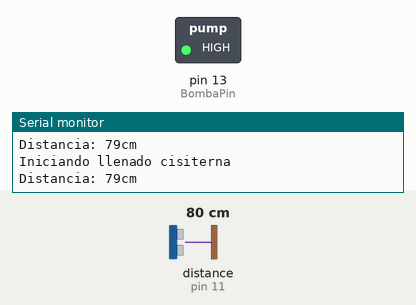
Recording of a sketch running on a simulated Arduino Uno, built with avr-gcc and run on an emulated ATmega328P. On the bench: switched loads named in the sketch (green lamp = pin HIGH), the last lines printed to the serial monitor. Wiring (inferred from the names in the program): ultrasonic range finder: trigger pin 12; echo pin 11. The test bench sets the inputs (shaded band); at power-on: distance to the obstacle (sensor on pin 11) 80 cm. The echo pulse lasts 58.3 µs per cm; pins used as bus, display or sensor lines are not drawn.

Above: at 1.8 s.
1.9 s: distance to the obstacle (sensor on pin 11) set to 7 cm
4.2 s: distance to the obstacle (sensor on pin 11) set to 4 cm
At 7.4 s:
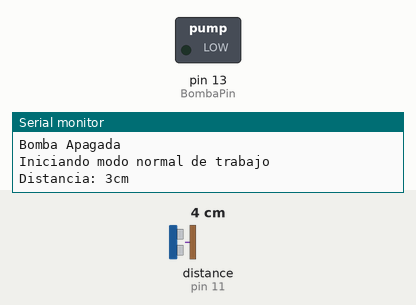
Timing chart, 0 to 8.9 s (numbered marks = the images above; inputs shaded):
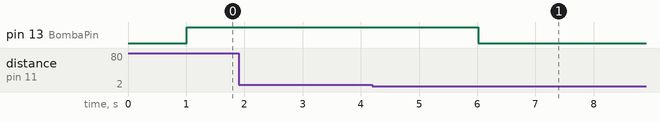

The sketch:

Control_Nivel_Ultrasonico_1.ino
```cpp
//Autor Quique Mansilla
//Escuela Tecnica N° 2 Obispo Colombres
//Control de Nivel de cisterna automatico usando un sensor ultrasonico
//La variable "NivelxDistancia" contiene la distancia desde el sensor hasta el espejo de agua
//A mayor valor de "NivelxDistancia" menor nivel de agua

const int EchoPin = 11;
const int TriggerPin = 12;
const int BombaPin = 13;
const int Maximo = 4; //Adaptar el valor de esta constante para el caso particular en que se aplique
const int Minimo = 8; //Idem linea anterior
int NivelxDistancia = 30; //Condicion inical, tanque vacio, valor se adapta al caso particular en que se aplique

void setup() {
  Serial.begin(9600);
  pinMode(BombaPin, OUTPUT);
  pinMode(TriggerPin, OUTPUT);
  pinMode(EchoPin, INPUT);
  digitalWrite(BombaPin, LOW); //Inicia el sistema cono la Bomba apagada
  //Ejecuta la condicion inicial: El sistema cuando inicia, supone cisterna vacia
  //Entonces encendera la bomba hasta llenar cisterna, luego ingresa en modo trabajo normal
  while (NivelxDistancia > Maximo){
    int cm = ping(TriggerPin, EchoPin); // La variable "cm" guarda el valor del nivel en cm
    Serial.print("Distancia: ");
    Serial.print(cm);
    Serial.println("cm");
    NivelxDistancia = cm;
    delay(1000);
    digitalWrite(BombaPin, HIGH); //Enciende la bomba
    Serial.println("Iniciando llenado cisiterna");
    }
    digitalWrite(BombaPin, LOW); //Apaga la bomba
    Serial.println("Cisterna llena");
    Serial.println("Bomba Apagada");

}

void loop() {
  Serial.println("Iniciando modo normal de trabajo");
  int cm = ping(TriggerPin, EchoPin); // La variable "cm" guarda el valor del nivel en cm
      Serial.print("Distancia: ");
      Serial.print(cm);
      Serial.println("cm");
      NivelxDistancia = cm;
      delay(1000);
  //Si el nivel es menor que el Maximo mantiene la Bomba apagada hasta que este por debajo del minimo
  if (NivelxDistancia > Maximo){
    do {
      int cm = ping(TriggerPin, EchoPin); // La variable "cm" guarda el valor del nivel en cm
      Serial.print("Distancia: ");
      Serial.print(cm);
      Serial.println("cm");
      NivelxDistancia = cm;
      digitalWrite(BombaPin, LOW);  //Apaga la bomba si el nivel supera el Maximo ó si el nivel
                                    // se encutra en el minimo y el maximo
      Serial.println("Bomba Apagada");
      delay(1000);
    } while (NivelxDistancia < Minimo);
  }
  NivelxDistancia = cm;
  delay(500);
  // Si el nivel esta por debajo del Minimo enciente la bomba hasta que alcamce el maximo
  if (NivelxDistancia > Minimo) {
    do {
    Serial.println("Reponer nivel de cisterna");
    int cm = ping(TriggerPin, EchoPin); // La variable "cm" guarda el valor del nivel en cm
    Serial.print("Distancia: ");
    Serial.print(cm);
    Serial.println("cm");
    NivelxDistancia = cm;
    digitalWrite(BombaPin, HIGH); // Enciende la bomba para que se llene la cisterna
    Serial.println("Bomba Encendida");
    delay(1000);
    } while (NivelxDistancia > Maximo);
  }
}
// Se crea el objeto "ping" para medir la distancia usando las caracteristicas del sensor ultrasonico
int ping(int TriggerPin, int EchoPin) {
  long duration, distanceCm;

  digitalWrite(TriggerPin, LOW);  //para generar un pulso limpio ponemos a LOW 4us
  delayMicroseconds(4);
  digitalWrite(TriggerPin, HIGH);  //generamos Trigger (disparo) de 10us
  delayMicroseconds(10);
  digitalWrite(TriggerPin, LOW);

  duration = pulseIn(EchoPin, HIGH);  //medimos el tiempo entre pulsos, en microsegundos

  distanceCm = duration * 10 / 292/ 2;   //convertimos a distancia, en cm
  return distanceCm;
}
```

Measured:
- the behaviour switches between 6 and 5 cm on distance to the obstacle (sensor on pin 11) (found by bisection; images 0 and 1)
- after the input at 4.2 s, pin 13 (BombaPin): HIGH → LOW after 1.8 s
